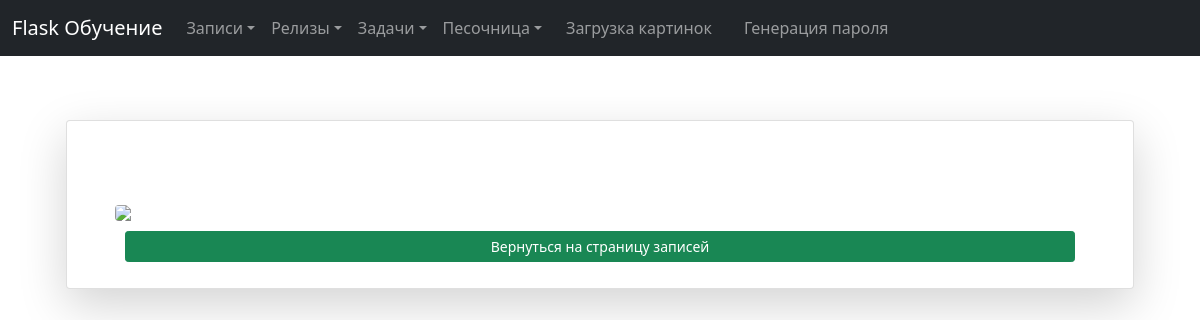
The page /post/51 on the database as committed earlier.
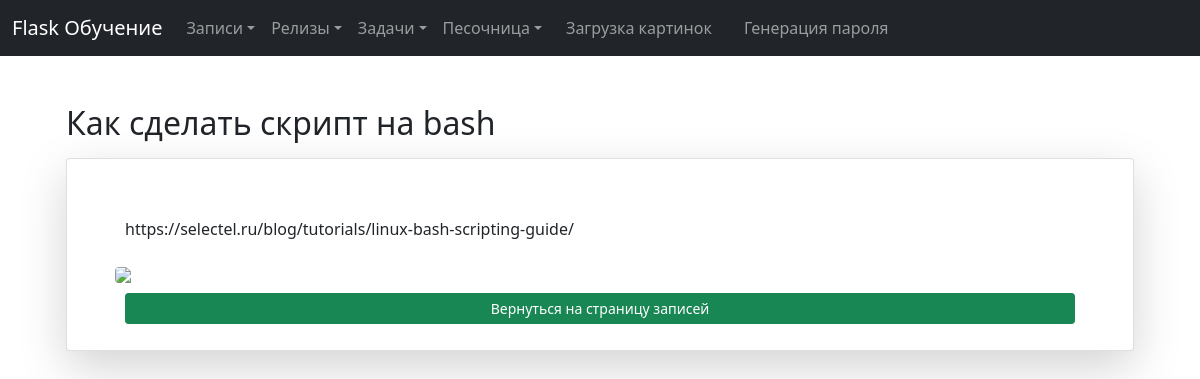
The same page on the database as committed later.
### tables this page shows
CREATE TABLE "posts"
(
    id      INTEGER
        primary key autoincrement,
    title   TEXT not null,
    content TEXT not null
, image_post TEXT);

### app.py (the view)
@app.route("/post/<int:post_id>")
def get_post(post_id):
    conn = get_db_connection()
    post = conn.execute("SELECT id, title, content, image_post FROM posts WHERE id = ?", (post_id,)).fetchone()
    conn.close()
    return render_template("posts/post.html", post=post)

### app.py (called while the page is built)
def get_db_connection():
    conn = sqlite3.connect("database.db")
    conn.row_factory = sqlite3.Row
    return conn

### templates/posts/post.html (shortened to what this page needs)
{% extends 'base.html' %}
{% block content %}
<div class="container px-4 py-5" id="custom-cards">
   <h2 class="pb-2">{{ post.title }}</h2>
   <div class="col">
      <div class="card card-cover h-100 overflow-hidden text-bg-dark rounded-4 shadow-lg">
         <div class="d-flex flex-column h-100 p-5 pb-3 text-shadow-1">
            <p>{{ post.content }}</p>
            <img src="/static/images/{{ post.image_post }}" class="rounded mx-auto d-block" >
            <a class="btn btn-success btn-sm" href="{{ url_for('posts') }}">Вернуться на страницу записей</a>
         </div>
      </div>
   </div>
</div>
{% endblock %}

Rows that differ between the two databases and show on the page:
added posts: title "Как сделать скрипт на bash", content "https://selectel.ru/blog/tutorials/linux-bash-scripting-guide/"
